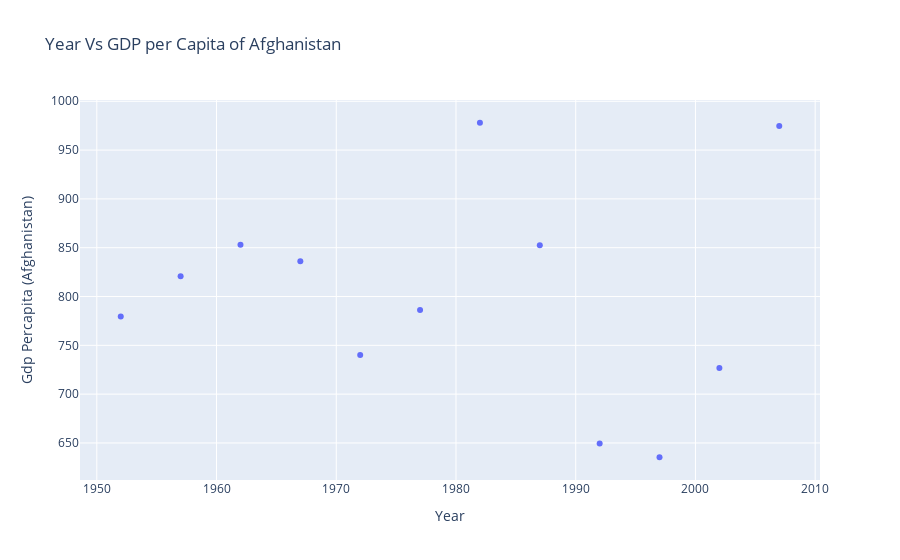

The notebook cell this image was saved under:
### Code cell
trace1 = go.Scatter(x=afghanistan['year'],y=afghanistan['gdpPercap'],mode='markers')

data = [trace1]

layout = go.Layout(title='Year Vs GDP per Capita of Afghanistan', xaxis={'title':'Year'},yaxis={'title':'Gdp Percapita (Afghanistan)'})
fig = go.Figure(data,layout)

fig.show()

### Figure 1 — Plotly figure (JSON) as saved in the notebook; plotly's stock layout.template omitted (floating-point values rounded to 4 significant figures)
{"data": [{"mode": "markers", "type": "scatter", "x": [1952, 1957, 1962, 1967, 1972, 1977, 1982, 1987, 1992, 1997, 2002, 2007], "y": [779.4, 820.9, 853.1, 836.2, 740.0, 786.1, 978.0, 852.4, 649.3, 635.3, 726.7, 974.6]}], "layout": {"title": {"text": "Year Vs GDP per Capita of Afghanistan"}, "xaxis": {"title": {"text": "Year"}}, "yaxis": {"title": {"text": "Gdp Percapita (Afghanistan)"}}}}
